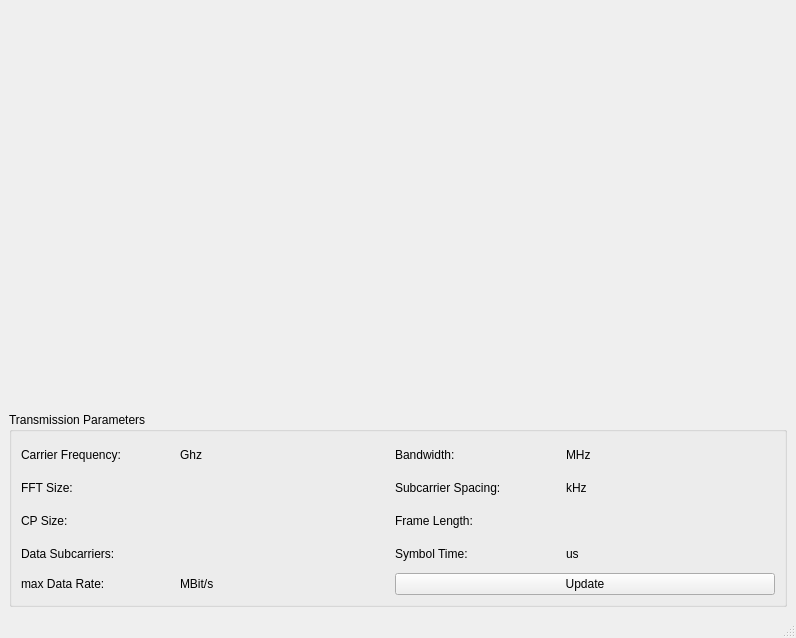
<?xml version="1.0" encoding="UTF-8"?>
<ui version="4.0">
 <class>MainWindow</class>
 <widget class="QMainWindow" name="MainWindow">
  <property name="geometry">
   <rect>
    <x>0</x>
    <y>0</y>
    <width>796</width>
    <height>638</height>
   </rect>
  </property>
  <property name="windowTitle">
   <string>MainWindow</string>
  </property>
  <widget class="QWidget" name="centralwidget">
   <layout class="QVBoxLayout" name="verticalLayout">
    <item>
     <widget class="QwtPlot" name="qwtPlotPowerallocation"/>
    </item>
    <item>
     <widget class="QwtPlot" name="qwtPlotBitloading"/>
    </item>
    <item>
     <widget class="QGroupBox" name="groupBox">
      <property name="title">
       <string>Transmission Parameters</string>
      </property>
      <layout class="QGridLayout" name="gridLayout">
       <item row="0" column="0">
        <widget class="QLabel" name="label_7">
         <property name="text">
          <string>Carrier Frequency:</string>
         </property>
        </widget>
       </item>
       <item row="0" column="1">
        <spacer name="horizontalSpacer_6">
         <property name="orientation">
          <enum>Qt::Horizontal</enum>
         </property>
         <property name="sizeType">
          <enum>QSizePolicy::Fixed</enum>
         </property>
         <property name="sizeHint" stdset="0">
          <size>
           <width>40</width>
           <height>20</height>
          </size>
         </property>
        </spacer>
       </item>
       <item row="0" column="2">
        <layout class="QHBoxLayout" name="horizontalLayout">
         <item>
          <widget class="QLabel" name="labelCarrierFrequency">
           <property name="text">
            <string/>
           </property>
          </widget>
         </item>
         <item>
          <widget class="QLabel" name="label_2">
           <property name="text">
            <string>Ghz</string>
           </property>
          </widget>
         </item>
         <item>
          <spacer name="horizontalSpacer_3">
           <property name="orientation">
            <enum>Qt::Horizontal</enum>
           </property>
           <property name="sizeHint" stdset="0">
            <size>
             <width>40</width>
             <height>20</height>
            </size>
           </property>
          </spacer>
         </item>
        </layout>
       </item>
       <item row="0" column="3">
        <widget class="QLabel" name="label_17">
         <property name="text">
          <string>Bandwidth:</string>
         </property>
        </widget>
       </item>
       <item row="0" column="4">
        <spacer name="horizontalSpacer_7">
         <property name="orientation">
          <enum>Qt::Horizontal</enum>
         </property>
         <property name="sizeType">
          <enum>QSizePolicy::Fixed</enum>
         </property>
         <property name="sizeHint" stdset="0">
          <size>
           <width>40</width>
           <height>20</height>
          </size>
         </property>
        </spacer>
       </item>
       <item row="0" column="5">
        <layout class="QHBoxLayout" name="horizontalLayout_3">
         <item>
          <widget class="QLabel" name="labelBandwidth">
           <property name="text">
            <string/>
           </property>
          </widget>
         </item>
         <item>
          <widget class="QLabel" name="label_6">
           <property name="text">
            <string>MHz</string>
           </property>
          </widget>
         </item>
         <item>
          <spacer name="horizontalSpacer">
           <property name="orientation">
            <enum>Qt::Horizontal</enum>
           </property>
           <property name="sizeHint" stdset="0">
            <size>
             <width>40</width>
             <height>20</height>
            </size>
           </property>
          </spacer>
         </item>
        </layout>
       </item>
       <item row="1" column="0">
        <widget class="QLabel" name="label_3">
         <property name="text">
          <string>FFT Size:</string>
         </property>
        </widget>
       </item>
       <item row="1" column="2">
        <widget class="QLabel" name="labelFFTSize">
         <property name="text">
          <string/>
         </property>
        </widget>
       </item>
       <item row="1" column="3">
        <widget class="QLabel" name="label_11">
         <property name="text">
          <string>Subcarrier Spacing:</string>
         </property>
        </widget>
       </item>
       <item row="1" column="5">
        <layout class="QHBoxLayout" name="horizontalLayout_4">
         <item>
          <widget class="QLabel" name="labelSubcarrierSpacing">
           <property name="text">
            <string/>
           </property>
          </widget>
         </item>
         <item>
          <widget class="QLabel" name="label_4">
           <property name="text">
            <string>kHz</string>
           </property>
          </widget>
         </item>
         <item>
          <spacer name="horizontalSpacer_2">
           <property name="orientation">
            <enum>Qt::Horizontal</enum>
           </property>
           <property name="sizeHint" stdset="0">
            <size>
             <width>40</width>
             <height>20</height>
            </size>
           </property>
          </spacer>
         </item>
        </layout>
       </item>
       <item row="2" column="0">
        <widget class="QLabel" name="label_5">
         <property name="text">
          <string>CP Size:</string>
         </property>
        </widget>
       </item>
       <item row="2" column="2">
        <widget class="QLabel" name="labelCPSize">
         <property name="text">
          <string/>
         </property>
        </widget>
       </item>
       <item row="2" column="3">
        <widget class="QLabel" name="label_15">
         <property name="text">
          <string>Frame Length:</string>
         </property>
        </widget>
       </item>
       <item row="2" column="5">
        <widget class="QLabel" name="labelFrameLength">
         <property name="text">
          <string/>
         </property>
        </widget>
       </item>
       <item row="3" column="0">
        <widget class="QLabel" name="label">
         <property name="text">
          <string>Data Subcarriers:</string>
         </property>
        </widget>
       </item>
       <item row="3" column="2">
        <widget class="QLabel" name="labelDataSubcarriers">
         <property name="text">
          <string/>
         </property>
        </widget>
       </item>
       <item row="3" column="3">
        <widget class="QLabel" name="label_9">
         <property name="text">
          <string>Symbol Time:</string>
         </property>
        </widget>
       </item>
       <item row="3" column="5">
        <layout class="QHBoxLayout" name="horizontalLayout_5">
         <item>
          <widget class="QLabel" name="labelSymbolTime">
           <property name="text">
            <string/>
           </property>
          </widget>
         </item>
         <item>
          <widget class="QLabel" name="label_10">
           <property name="text">
            <string>us</string>
           </property>
          </widget>
         </item>
         <item>
          <spacer name="horizontalSpacer_5">
           <property name="orientation">
            <enum>Qt::Horizontal</enum>
           </property>
           <property name="sizeHint" stdset="0">
            <size>
             <width>40</width>
             <height>20</height>
            </size>
           </property>
          </spacer>
         </item>
        </layout>
       </item>
       <item row="4" column="0">
        <widget class="QLabel" name="label_13">
         <property name="text">
          <string>max Data Rate:</string>
         </property>
        </widget>
       </item>
       <item row="4" column="2">
        <layout class="QHBoxLayout" name="horizontalLayout_2">
         <item>
          <widget class="QLabel" name="labelMaxDataRate">
           <property name="text">
            <string/>
           </property>
          </widget>
         </item>
         <item>
          <widget class="QLabel" name="label_8">
           <property name="text">
            <string>MBit/s</string>
           </property>
          </widget>
         </item>
         <item>
          <spacer name="horizontalSpacer_4">
           <property name="orientation">
            <enum>Qt::Horizontal</enum>
           </property>
           <property name="sizeHint" stdset="0">
            <size>
             <width>40</width>
             <height>20</height>
            </size>
           </property>
          </spacer>
         </item>
        </layout>
       </item>
       <item row="4" column="3" colspan="3">
        <widget class="QPushButton" name="pushButtonUpdate">
         <property name="text">
          <string>Update</string>
         </property>
        </widget>
       </item>
      </layout>
     </widget>
    </item>
   </layout>
   <zorder>qwtPlotBitloading</zorder>
   <zorder>groupBox</zorder>
   <zorder>qwtPlotPowerallocation</zorder>
  </widget>
  <widget class="QMenuBar" name="menubar">
   <property name="geometry">
    <rect>
     <x>0</x>
     <y>0</y>
     <width>796</width>
     <height>25</height>
    </rect>
   </property>
  </widget>
  <widget class="QStatusBar" name="statusbar"/>
 </widget>
 <customwidgets>
  <customwidget>
   <class>QwtPlot</class>
   <extends>QFrame</extends>
   <header>PyQt4.Qwt5.Qwt</header>
  </customwidget>
 </customwidgets>
 <resources/>
 <connections/>
</ui>
